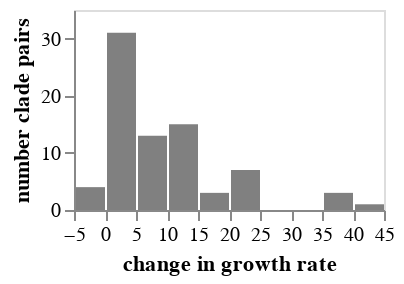

Notebook code cell kept with this figure:
### Markdown cell above
## Distribution of change in growth rates among clade pairs
Showing just clade pairs with DMS data and adequate sequences.

### Code cell
growth_change_df = (
    pango_pair_dms_growth_df
    .query("n_sequences >= @min_sequences")
    .query("parent_n_sequences >= @min_sequences")
    [["clade", "parent", "change_in_growth_rate"]]
)

growth_change_hist = (
    alt.Chart(growth_change_df)
    .encode(
        alt.X(
            "change_in_growth_rate",
            bin=alt.BinParams(),
            title="change in growth rate",
            axis=alt.Axis(labelFlush=False, labelOverlap=False),
        ),
        alt.Y("count()", title="number clade pairs"),
    )
    .mark_bar(color="gray")
    .configure_axis(grid=False)
    .properties(
        width=155,
        height=100,
    )
)

growth_change_hist

### Figure 1 — Vega-Lite specification as saved in the notebook (floating-point values rounded to 4 significant figures)
{"config": {"view": {"continuousWidth": 300, "continuousHeight": 300}, "axis": {"grid": false}}, "data": {"name": "data-4e3ec8d7f9e250e233d1ea40ba832709"}, "mark": {"type": "bar", "color": "gray"}, "encoding": {"x": {"axis": {"labelFlush": false, "labelOverlap": false}, "bin": {}, "field": "change_in_growth_rate", "title": "change in growth rate", "type": "quantitative"}, "y": {"aggregate": "count", "title": "number clade pairs", "type": "quantitative"}}, "height": 100, "width": 155, "$schema": "https://vega.github.io/schema/vega-lite/v5.15.1.json", "datasets": {"data-4e3ec8d7f9e250e233d1ea40ba832709": [{"clade": "XBB.1", "parent": "XBB", "change_in_growth_rate": 2.141}, {"clade": "XBB.2", "parent": "XBB", "change_in_growth_rate": 1.144}, {"clade": "XBB.1.4", "parent": "XBB.1", "change_in_growth_rate": 3.964}, {"clade": "XBB.1.5", "parent": "XBB.1", "change_in_growth_rate": 24.1}, {"clade": "XBB.1.16", "parent": "XBB.1", "change_in_growth_rate": 38.94}, {"clade": "XBB.1.22", "parent": "XBB.1", "change_in_growth_rate": 39.94}, {"clade": "XBB.1.42", "parent": "XBB.1", "change_in_growth_rate": 40.2}, {"clade": "XBB.1.4.1", "parent": "XBB.1.4", "change_in_growth_rate": -1.792}, {"clade": "XBB.1.5.1", "parent": "XBB.1.5", "change_in_growth_rate": 3.938}, {"clade": "XBB.1.5.2", "parent": "XBB.1.5", "change_in_growth_rate": 2.008}, {"clade": "XBB.1.5.4", "parent": "XBB.1.5", "change_in_growth_rate": 4.592}, {"clade": "XBB.1.5.5", "parent": "XBB.1.5", "change_in_growth_rate": 4.385}, {"clade": "XBB.1.5.10", "parent": "XBB.1.5", "change_in_growth_rate": 12.58}, {"clade": "XBB.1.5.12", "parent": "XBB.1.5", "change_in_growth_rate": 3.467}, {"clade": "XBB.1.5.25", "parent": "XBB.1.5", "change_in_growth_rate": 0.4916}, {"clade": "XBB.1.5.28", "parent": "XBB.1.5", "change_in_growth_rate": 9.764}, {"clade": "XBB.1.5.30", "parent": "XBB.1.5", "change_in_growth_rate": 5.101}, {"clade": "XBB.1.5.35", "parent": "XBB.1.5", "change_in_growth_rate": 3.653}, {"clade": "XBB.1.5.37", "parent": "XBB.1.5", "change_in_growth_rate": 8.224}, {"clade": "XBB.1.5.50", "parent": "XBB.1.5", "change_in_growth_rate": 3.755}, {"clade": "XBB.1.5.56", "parent": "XBB.1.5", "change_in_growth_rate": 2.538}, {"clade": "XBB.1.5.59", "parent": "XBB.1.5", "change_in_growth_rate": 14.54}, {"clade": "XBB.1.5.70", "parent": "XBB.1.5", "change_in_growth_rate": 19.85}, {"clade": "XBB.1.5.72", "parent": "XBB.1.5", "change_in_growth_rate": 20.44}, {"clade": "XBB.1.5.91", "parent": "XBB.1.5", "change_in_growth_rate": 3.355}, {"clade": "XBB.1.5.97", "parent": "XBB.1.5", "change_in_growth_rate": 6.082}, {"clade": "XBB.1.5.100", "parent": "XBB.1.5", "change_in_growth_rate": 5.838}, {"clade": "XBB.1.5.104", "parent": "XBB.1.5", "change_in_growth_rate": 7.989}, {"clade": "EM.1", "parent": "XBB.1.5.7", "change_in_growth_rate": -0.08633}, {"clade": "EK.2", "parent": "XBB.1.5.13", "change_in_growth_rate": 0.02014}, {"clade": "EL.1", "parent": "XBB.1.5.14", "change_in_growth_rate": 3.102}, {"clade": "FD.2", "parent": "XBB.1.5.15", "change_in_growth_rate": 0.218}, {"clade": "GF.1", "parent": "XBB.1.5.24", "change_in_growth_rate": 10.57}, {"clade": "GB.1", "parent": "XBB.1.5.46", "change_in_growth_rate": 10.27}, {"clade": "HT.2", "parent": "XBB.1.5.49", "change_in_growth_rate": 2.231}, {"clade": "GK.1", "parent": "XBB.1.5.70", "change_in_growth_rate": 4.28}, {"clade": "GK.1.1", "parent": "GK.1", "change_in_growth_rate": 11.04}, {"clade": "GN.1", "parent": "XBB.1.5.73", "change_in_growth_rate": 14.52}, {"clade": "XBB.1.9.1", "parent": "XBB.1.9", "change_in_growth_rate": 24.47}, {"clade": "XBB.1.9.2", "parent": "XBB.1.9", "change_in_growth_rate": 24.67}, {"clade": "FL.1", "parent": "XBB.1.9.1", "change_in_growth_rate": 1.834}, {"clade": "FL.7", "parent": "XBB.1.9.1", "change_in_growth_rate": 4.047}, {"clade": "FL.14", "parent": "XBB.1.9.1", "change_in_growth_rate": 6.241}, {"clade": "FL.15", "parent": "XBB.1.9.1", "change_in_growth_rate": 12.93}, {"clade": "FL.16", "parent": "XBB.1.9.1", "change_in_growth_rate": 9.32}, {"clade": "FL.20", "parent": "XBB.1.9.1", "change_in_growth_rate": 21.46}, {"clade": "FL.24", "parent": "XBB.1.9.1", "change_in_growth_rate": 14.38}, {"clade": "FL.1.5", "parent": "FL.1", "change_in_growth_rate": 10.45}, {"clade": "FL.1.5.1", "parent": "FL.1.5", "change_in_growth_rate": 13.06}, {"clade": "FL.10.1", "parent": "FL.10", "change_in_growth_rate": 16.62}, {"clade": "EG.1", "parent": "XBB.1.9.2", "change_in_growth_rate": 2.618}, {"clade": "EG.2", "parent": "XBB.1.9.2", "change_in_growth_rate": 8.362}, {"clade": "HK.3", "parent": "EG.5.1.1", "change_in_growth_rate": 22.05}, {"clade": "HK.6", "parent": "EG.5.1.1", "change_in_growth_rate": 5.164}, {"clade": "EG.5.1.6", "parent": "EG.5.1", "change_in_growth_rate": 6.553}, {"clade": "HV.1", "parent": "EG.5.1.6", "change_in_growth_rate": 10.33}, {"clade": "XBB.1.16.1", "parent": "XBB.1.16", "change_in_growth_rate": -0.2868}, {"clade": "XBB.1.16.6", "parent": "XBB.1.16", "change_in_growth_rate": 14.43}, {"clade": "XBB.1.16.7", "parent": "XBB.1.16", "change_in_growth_rate": 2.143}, {"clade": "XBB.1.16.8", "parent": "XBB.1.16", "change_in_growth_rate": 3.379}, {"clade": "XBB.1.16.9", "parent": "XBB.1.16", "change_in_growth_rate": 10.66}, {"clade": "XBB.1.16.11", "parent": "XBB.1.16", "change_in_growth_rate": 12.44}, {"clade": "XBB.1.16.15", "parent": "XBB.1.16", "change_in_growth_rate": 16.85}, {"clade": "FU.2.1", "parent": "FU.2", "change_in_growth_rate": 3.853}, {"clade": "HF.1", "parent": "XBB.1.16.13", "change_in_growth_rate": 11.76}, {"clade": "XBB.1.22.1", "parent": "XBB.1.22", "change_in_growth_rate": -0.1922}, {"clade": "FY.2", "parent": "XBB.1.22.1", "change_in_growth_rate": 2.4}, {"clade": "FY.5", "parent": "XBB.1.22.1", "change_in_growth_rate": 6.475}, {"clade": "FY.2.1", "parent": "FY.2", "change_in_growth_rate": 0.6197}, {"clade": "FY.3.1", "parent": "FY.3", "change_in_growth_rate": 0.5668}, {"clade": "XBB.2.3", "parent": "XBB.2", "change_in_growth_rate": 38.52}, {"clade": "XBB.2.4", "parent": "XBB.2", "change_in_growth_rate": 23.3}, {"clade": "XBB.2.3.2", "parent": "XBB.2.3", "change_in_growth_rate": 1.886}, {"clade": "XBB.2.3.3", "parent": "XBB.2.3", "change_in_growth_rate": 3.219}, {"clade": "XBB.2.3.5", "parent": "XBB.2.3", "change_in_growth_rate": 1.391}, {"clade": "XBB.2.3.8", "parent": "XBB.2.3", "change_in_growth_rate": 4.002}, {"clade": "XBB.2.3.11", "parent": "XBB.2.3", "change_in_growth_rate": 6.028}]}}
